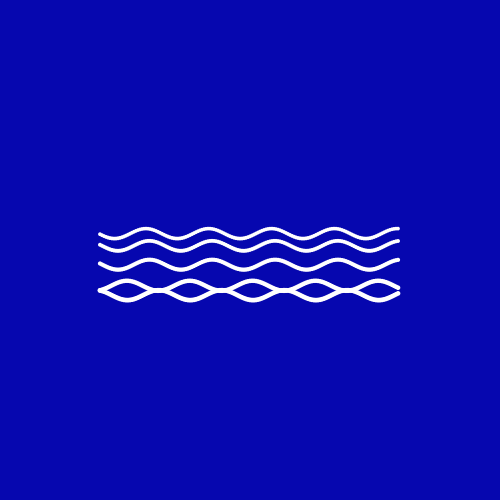
Frame 1 (no input)
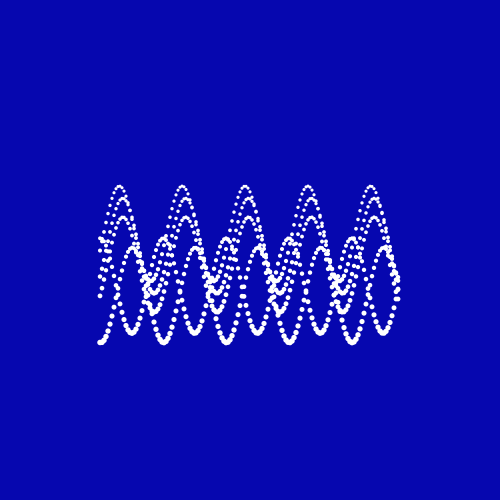
Frame 60 (the mouse pressed at the canvas centre just before this capture)
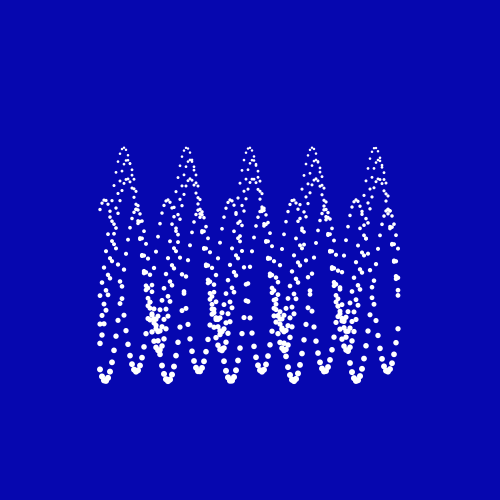
Frame 120 (the mouse held since frame 60 and released just before this capture)

The Processing sketch that drew these frames (run headless with seeded random() and noise(); from frame 60 on, the mouse is pressed at the canvas centre):

// Processing sketch: sketch_13092017
// ── sketch_13092017.pde
SinSystem[] sy = new SinSystem[5];

void setup(){
  size(500,500);
  smooth();
  for(int i = 0; i<=sy.length-1; i++){
  sy[i] = new SinSystem();
  }
}

void draw(){
  background(6,7,175);
  noStroke();
  for(int i = 0; i<=sy.length-1; i++){
  sy[i].display();
  }
}
// ── Sin.pde
class Sin{
  float angle;
  float x = 0;
  float y = height/2;
  float speed = 0.09;
  Sin(float newX, float newY, float newAngle){
    angle = newAngle;
    y = newY;
    x = newX;
  }
  
  void move(){
    y = y+cos(angle)*5;
    angle = angle+speed;
  }
  
  void display(){
    float s = map(y, 0, TWO_PI, 0.1, 0.2);
    ellipse(x, y, s, s);
  }
}
// ── SinSystem.pde
class SinSystem {
  Sin[] s = new Sin[400];
  float ran = random(200,300);
  float ran2 = random(0,1);
  SinSystem(){
    for(int i= 100; i<=s.length-1; i+=2){
      s[i] = new Sin(i, ran, ran+(i*0.1));
    }
  }
  
  void display(){
    for(int i = 100; i<=s.length-1; i+=2){
      s[i].move();
      s[i].display();
    }
  }
}
